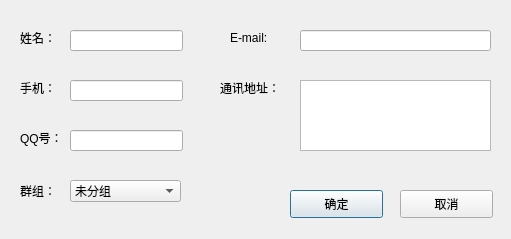
<?xml version="1.0" encoding="UTF-8"?>
<ui version="4.0">
 <class>Modcontact</class>
 <widget class="QDialog" name="Modcontact">
  <property name="geometry">
   <rect>
    <x>0</x>
    <y>0</y>
    <width>511</width>
    <height>239</height>
   </rect>
  </property>
  <property name="windowTitle">
   <string>编辑联系人</string>
  </property>
  <property name="windowIcon">
   <iconset resource="resource.qrc">
    <normaloff>:/image/Resources/Images/Edit user.png</normaloff>:/image/Resources/Images/Edit user.png</iconset>
  </property>
  <widget class="QLabel" name="label_5">
   <property name="geometry">
    <rect>
     <x>220</x>
     <y>80</y>
     <width>72</width>
     <height>16</height>
    </rect>
   </property>
   <property name="text">
    <string>通讯地址：</string>
   </property>
  </widget>
  <widget class="QLineEdit" name="qnum">
   <property name="geometry">
    <rect>
     <x>70</x>
     <y>130</y>
     <width>113</width>
     <height>21</height>
    </rect>
   </property>
   <property name="text">
    <string/>
   </property>
  </widget>
  <widget class="QLabel" name="label_1">
   <property name="geometry">
    <rect>
     <x>20</x>
     <y>30</y>
     <width>51</width>
     <height>16</height>
    </rect>
   </property>
   <property name="text">
    <string>姓名：</string>
   </property>
  </widget>
  <widget class="QLineEdit" name="name">
   <property name="geometry">
    <rect>
     <x>70</x>
     <y>30</y>
     <width>113</width>
     <height>21</height>
    </rect>
   </property>
  </widget>
  <widget class="QLabel" name="label_6">
   <property name="geometry">
    <rect>
     <x>20</x>
     <y>180</y>
     <width>72</width>
     <height>21</height>
    </rect>
   </property>
   <property name="text">
    <string>群组：</string>
   </property>
  </widget>
  <widget class="QLabel" name="label_4">
   <property name="geometry">
    <rect>
     <x>230</x>
     <y>30</y>
     <width>72</width>
     <height>15</height>
    </rect>
   </property>
   <property name="text">
    <string>E-mail:</string>
   </property>
  </widget>
  <widget class="QLabel" name="label_3">
   <property name="geometry">
    <rect>
     <x>20</x>
     <y>130</y>
     <width>61</width>
     <height>16</height>
    </rect>
   </property>
   <property name="text">
    <string>QQ号：</string>
   </property>
  </widget>
  <widget class="QComboBox" name="group">
   <property name="geometry">
    <rect>
     <x>70</x>
     <y>180</y>
     <width>111</width>
     <height>22</height>
    </rect>
   </property>
   <item>
    <property name="text">
     <string>未分组</string>
    </property>
   </item>
   <item>
    <property name="text">
     <string>家人</string>
    </property>
   </item>
   <item>
    <property name="text">
     <string>朋友</string>
    </property>
   </item>
   <item>
    <property name="text">
     <string>同事</string>
    </property>
   </item>
  </widget>
  <widget class="QLineEdit" name="pnum">
   <property name="geometry">
    <rect>
     <x>70</x>
     <y>80</y>
     <width>113</width>
     <height>21</height>
    </rect>
   </property>
   <property name="text">
    <string/>
   </property>
  </widget>
  <widget class="QLabel" name="label_2">
   <property name="geometry">
    <rect>
     <x>20</x>
     <y>80</y>
     <width>51</width>
     <height>16</height>
    </rect>
   </property>
   <property name="text">
    <string>手机：</string>
   </property>
  </widget>
  <widget class="QLineEdit" name="email">
   <property name="geometry">
    <rect>
     <x>300</x>
     <y>30</y>
     <width>191</width>
     <height>21</height>
    </rect>
   </property>
   <property name="text">
    <string/>
   </property>
  </widget>
  <widget class="QPushButton" name="apply">
   <property name="geometry">
    <rect>
     <x>290</x>
     <y>190</y>
     <width>93</width>
     <height>28</height>
    </rect>
   </property>
   <property name="text">
    <string>确定</string>
   </property>
  </widget>
  <widget class="QPushButton" name="cancel">
   <property name="geometry">
    <rect>
     <x>400</x>
     <y>190</y>
     <width>93</width>
     <height>28</height>
    </rect>
   </property>
   <property name="text">
    <string>取消</string>
   </property>
  </widget>
  <widget class="QPlainTextEdit" name="address">
   <property name="geometry">
    <rect>
     <x>300</x>
     <y>80</y>
     <width>191</width>
     <height>71</height>
    </rect>
   </property>
  </widget>
 </widget>
 <resources>
  <include location="resource.qrc"/>
 </resources>
 <connections>
  <connection>
   <sender>cancel</sender>
   <signal>clicked()</signal>
   <receiver>Modcontact</receiver>
   <slot>close()</slot>
   <hints>
    <hint type="sourcelabel">
     <x>446</x>
     <y>193</y>
    </hint>
    <hint type="destinationlabel">
     <x>255</x>
     <y>114</y>
    </hint>
   </hints>
  </connection>
 </connections>
</ui>
